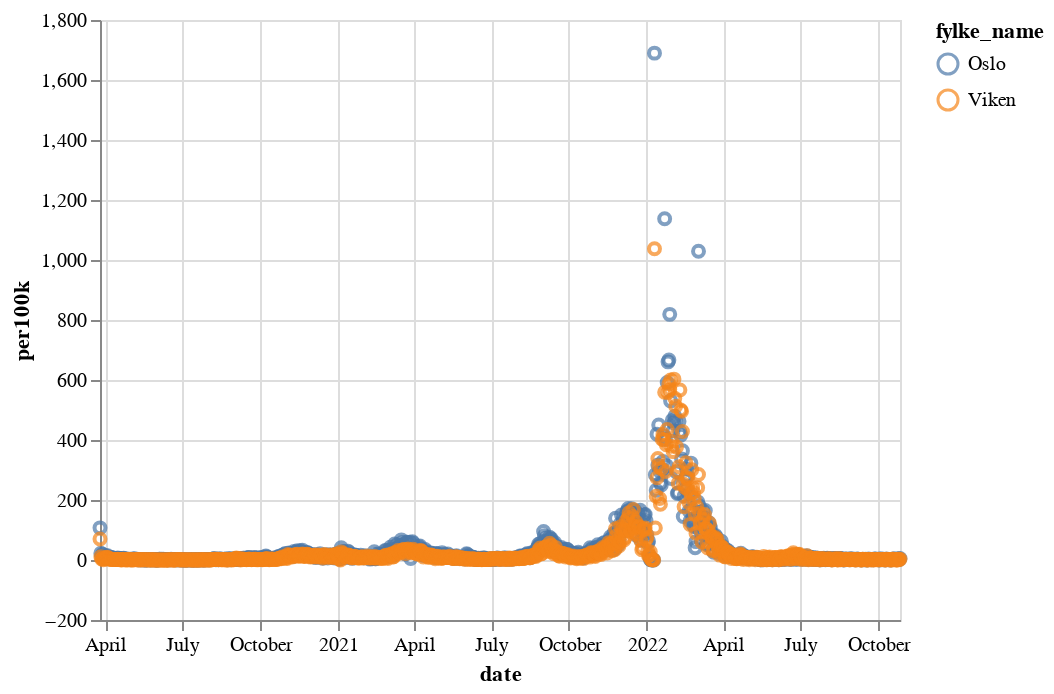

Notebook code for this chart:
### Code cell
subset = cases[cases.fylke_name.isin(["Oslo", "Viken"])]


daily = alt.Chart(subset).mark_point().encode(
    x="date:T",
    y="per100k",
    color="fylke_name",
    tooltip=[
        "fylke_name",
        "population",
        "per100k",
        "cases",
    ]
)
daily

### Figure 1 — Vega-Lite specification as saved in the notebook (floating-point values rounded to 4 significant figures; data arrays with more than 128 entries replaced by an {"elided": "..."} marker saying what was removed)
{"config": {"view": {"continuousWidth": 400, "continuousHeight": 300}}, "data": {"name": "data-27ca073ed99a955db2156148d1803c8c"}, "mark": "point", "encoding": {"color": {"field": "fylke_name", "type": "nominal"}, "tooltip": [{"field": "fylke_name", "type": "nominal"}, {"field": "population", "type": "quantitative"}, {"field": "per100k", "type": "quantitative"}, {"field": "cases", "type": "quantitative"}], "x": {"field": "date", "type": "temporal"}, "y": {"field": "per100k", "type": "quantitative"}}, "$schema": "https://vega.github.io/schema/vega-lite/v4.17.0.json", "datasets": {"data-27ca073ed99a955db2156148d1803c8c": {"elided": "1888 records"}}}
